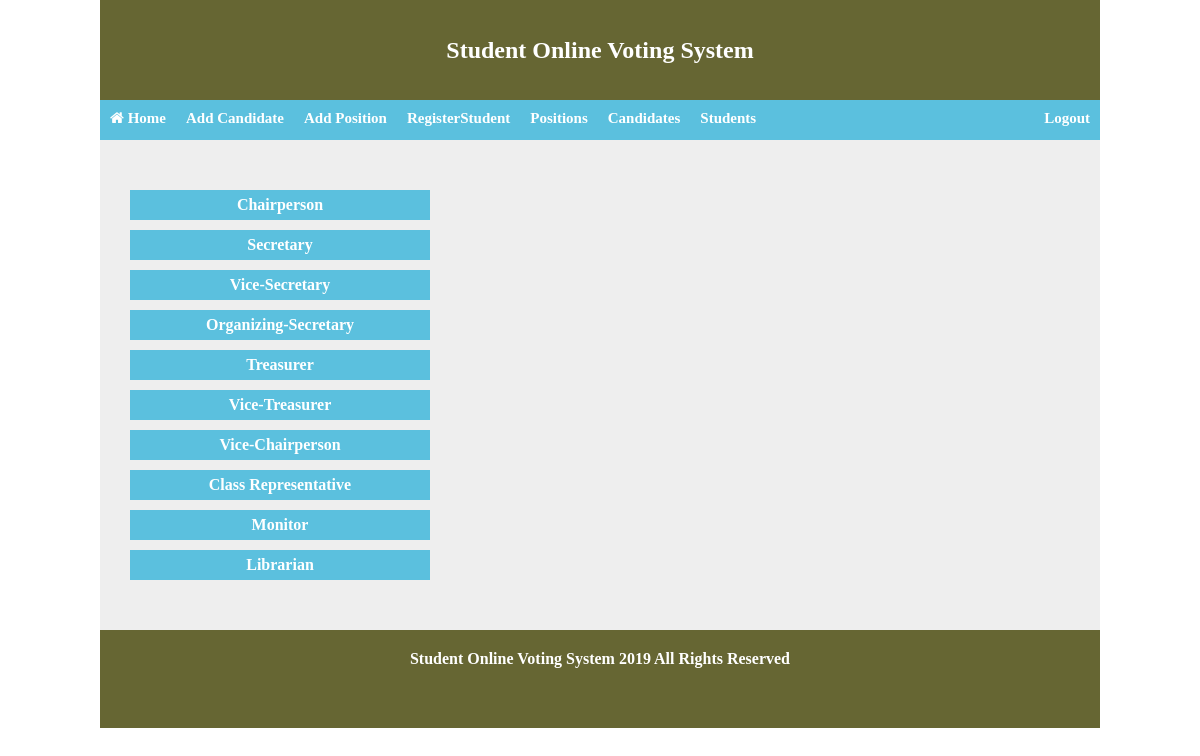
The app's page /onlinevotingsystemadmin.php?Positions with its own data.
### tables this page shows
CREATE TABLE `position` (
  `position_id` int(11) NOT NULL,
  `Position` varchar(20) NOT NULL
);

### Positions.php (the view)
<div class="viewcandidate" >
<?php
        include("databaseconnect.php");
		$sql = " SELECT * FROM `position` ";
		$qry = mysqli_query($connect, $sql);
        $position = "";
		while($row = mysqli_fetch_array($qry)) {
          $position .= "<li>".$row['Position']."</li>";
		}
	?>
<ul class="listCandidates"><?php echo $position ; ?></ul>
	</div>

### style.css (style rules this page uses)
* { margin:0; padding: 0; }
.listCandidates { list-style-type: none; }
.listCandidates li { list-style-type: none; height: 30px; }
.listCandidates li { width:300px; text-align: center; background-color: #5bc0de; font-weight: bold; font-family: vgerdana; margin-bottom: 10px; line-height: 30px; color:white; }
.viewcandidate { margin-top: 50px; margin-bottom: 50px; padding-left: 30px; }

### records on screen
position: Position "Chairperson"
position: Position "Secretary"
position: Position "Vice-Secretary"
position: Position "Organizing-Secretary"
position: Position "Treasurer"
position: Position "Vice-Treasurer"
position: Position "Vice-Chairperson"
position: Position "Class Representative"
position: Position "Monitor"
position: Position "Librarian"

### other values on screen
Date('Y') "2019"
